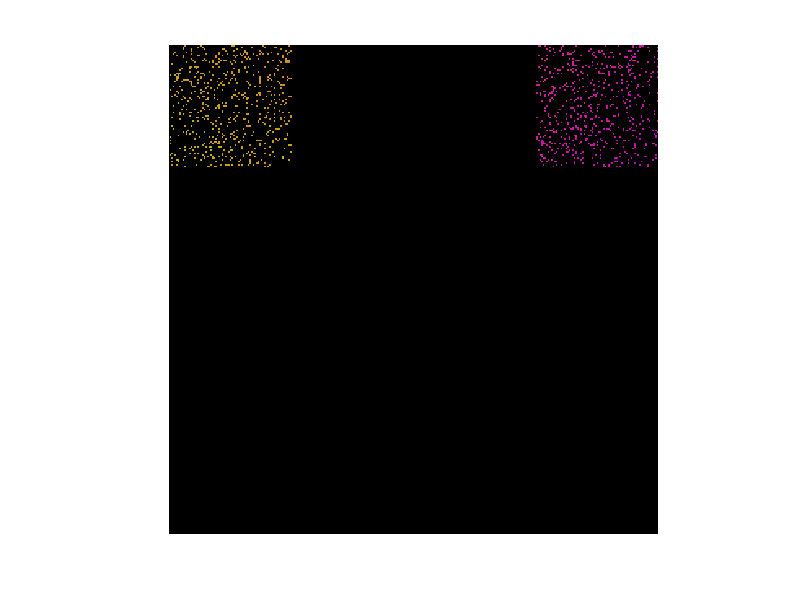

Here is the MATLAB script that generated this plot: (Note: this script raises an error after producing the figure.)
close all
clear
clc

%========================Good Presets==============================
% numAgents = 500;
% mapSize = 100;
% sensingRadius = 8;
% neighborToGoalForceRatio = 0.072;
%spawnType = 'RandomSpawn';
%===================================================================
% numAgents = 500;
% mapSize = 100;
% sensingRadius = 10;
% neighborToGoalForceRatio = 0.01;
% spawnType = 'OpposingCoordinatedSpawn';
%==================================================================
%numAgents = 300;
%mapSize = 156;
%sensingRadius = 20;
%neighborToGoalForceRatio = 0.4;
%movePerStepFraction = 8/10;
%spawnType = 'OpposingCoordinatedSpawn';
%==================================================================

numAgents = 1200; %number of agents
mapSize = 300; %x and y dimension of map
sensingRadius = 10; %Radius of sensing range for each agent (square sensing range)
neighborToGoalForceRatio = 0.8; %Ratio of the force from the goal point to the force exerted by one agent of the same color
movePerStepFraction = 8/10;

environment = zeros(mapSize, mapSize, 6); %X, Y for RGB and "contains agent" and GoalX,GoalY
imageResize = 10; %Makes the plot bigger

%spawnType = 'RandomSpawn';
%spawnType = 'CoordinatedSpawn';
spawnType = 'OpposingCoordinatedSpawn';

switch spawnType
    case 'RandomSpawn'
        %Place agents randomly on the map
        for i = 1:numAgents
            new = false;
            while not(new)
                randx = randi(mapSize);
                randy = randi(mapSize);
                if environment(randx,randy,4) == 0
                    new = true;
                end
            end
            environment(randx,randy,4) = 1; %The row coordinate is x, the column coordinate is y
        end
        
        %Set the goal positions of each agent to a random point on the map
        environment(:,:,5:6) = randi(mapSize,[mapSize,mapSize,2]) .* environment(:,:,4);
    case 'CoordinatedSpawn'
      %Place agents in the top left corner of the map
        for i = 1:numAgents
            new = false;
            while not(new)
                randx = randi(round(mapSize/4));
                randy = randi(round(mapSize/4));
                if environment(randx,randy,4) == 0
                    new = true;
                end
            end
            environment(randx,randy,4) = 1; %The row coordinate is x, the column coordinate is y
        end
        
        %Set the goal positions of each agent to a random point on the map
        environment(:,:,5:6) = randi(mapSize/2,[mapSize,mapSize,2]) .* environment(:,:,4); 
        environment(:,:,5:6) = environment(:,:,5:6) + mapSize/2;
    case 'OpposingCoordinatedSpawn'
        for i = 1:numAgents
            new = false;
            while not(new)
                randx = randi(round(mapSize/4));
                randy = randi(round(mapSize/4));
                if mod(i,2) == 0
                   randy = randy + mapSize*3/4; 
                   environment(randx,randy,5:6) = randi(round(mapSize/4),[1,1,2]); 
                   environment(randx,randy,5) = environment(randx,randy,5) + mapSize*3/4;
                else
                   environment(randx,randy,5:6) = randi(round(mapSize/4),[1,1,2]); 
                   environment(randx,randy,5:6) = environment(randx,randy,5:6) + mapSize*3/4;
                end
                if environment(randx,randy,4) == 0
                    new = true;
                end
            end
            environment(randx,randy,4) = 1; %The row coordinate is x, the column coordinate is y
        end
end

%Create matrix of indexes
IndexMat = zeros(mapSize, mapSize, 2); 
yIndex = 1:mapSize;
xIndex = (1:mapSize)';
for i = 1:mapSize
   IndexMat(:,i,1) = xIndex;
   IndexMat(i,:,2) = yIndex;
end

%Find unit vector to goal
unitToGoal = (environment(:,:,5:6) - IndexMat)./vecnorm(environment(:,:,5:6) - IndexMat,2,3);

%Find angle of unit vector to goal relative to x-axis
theta = mod(atan2(unitToGoal(:,:,2),unitToGoal(:,:,1)),2*pi);

%Set the color of each agent depending on their theta angle
environment(:,:,1) = ((theta < pi).*(255-theta*255/pi)) + ((theta >= pi).*(theta-pi)*255/pi);
environment(:,:,2) = (and(theta <= 5/3*pi,theta >= 2/3*pi).*(255-(theta-2/3*pi)*255/pi)) + ...
    ((theta > 5/3*pi).*(theta-5/3*pi)*255/pi) + ((theta < 2/3*pi).*((theta+1/3*pi)*255/pi));
environment(:,:,3) = (and(theta <= 4/3*pi,theta >= 1/3*pi).*(theta-1/3*pi)*255/pi) + ...
    ((theta < 1/3*pi).*(255-(theta+2/3*pi)*255/pi)) + ((theta > 4/3*pi).*(255-(theta-4/3*pi)*255/pi));

%Find the sum of the colors of each agent for normalization reasons
colorSum = environment(:,:,1) + environment(:,:,2) + environment(:,:,3);

%display the image showing locations and colors of every agent
imshow(floor(environment(:,:,1:3))./colorSum*1.5.*environment(:,:,4));

%===========================Main Loop==========================%
for t = 1:3000
    tic
    %find number of agents who have reached their goal points
    numAtGoal = sum(sum(vecnorm(environment(:,:,5:6) - IndexMat,2,3) == 0));
    %erase agents who have reached their goal points
    environment(:,:,:) = environment(:,:,:) .* (vecnorm(environment(:,:,5:6) - IndexMat,2,3) ~= 0);
    
    %spawn a new agent for each one that was erased
    for i = 1:numAtGoal
        
        new = false;
        switch spawnType
            case 'RandomSpawn'
                while not(new)
                    randx = randi(mapSize);
                    randy = randi(mapSize);
                    if environment(randx,randy,4) == 0
                        new = true;
                    end
                end
                environment(randx,randy,4) = 1; %The row coordinate is x, the column coordinate is y
                %Set new random goal point
                environment(randx,randy,5:6) = randi(mapSize,size(environment(randx,randy,5:6)));
            case 'CoordinatedSpawn'
                new = false;
                while not(new)
                    randx = randi(mapSize/4);
                    randy = randi(mapSize/4);
                    if environment(randx,randy,4) == 0
                        new = true;
                    end
                end
                environment(randx,randy,4) = 1; %The row coordinate is x, the column coordinate is y
                environment(randx,randy,5:6) = randi(mapSize/2,size(environment(randx,randy,5:6)));
                environment(randx,randy,5:6) = environment(randx,randy,5:6) + mapSize/2;
            case 'OpposingCoordinatedSpawn'
                    new = false;
                    while not(new)
                        randx = randi(mapSize/4);
                        randy = randi(mapSize/4);
                        if mod(i,2) == 0
                            randy = randy + mapSize*3/4;
                            environment(randx,randy,5:6) = randi(mapSize/4,[1,1,2]);
                            environment(randx,randy,5) = environment(randx,randy,5) + mapSize*3/4;
                        else
                            environment(randx,randy,5:6) = randi(mapSize/4,[1,1,2]);
                            environment(randx,randy,5:6) = environment(randx,randy,5:6) + mapSize*3/4;
                        end
                        if environment(randx,randy,4) == 0
                            new = true;
                        end
                    end
                    environment(randx,randy,4) = 1; %The row coordinate is x, the column coordinate is y
        end
    end
   
   %Update unitToGoal
   unitToGoal = (environment(:,:,5:6) - IndexMat)./vecnorm(environment(:,:,5:6) - IndexMat, 2, 3);

   %update theta
   theta = mod(atan2(unitToGoal(:,:,2),unitToGoal(:,:,1)),2*pi);
   
   %move agents
   [environment, theta] = moveAgents_Clump_Mitigating(environment, unitToGoal, sensingRadius, neighborToGoalForceRatio, theta, mapSize, movePerStepFraction);
   
   %Update unitToGoal
   unitToGoal = (environment(:,:,5:6) - IndexMat)./vecnorm(environment(:,:,5:6) - IndexMat, 2, 3);

   %update theta
   theta = mod(atan2(unitToGoal(:,:,2),unitToGoal(:,:,1)),2*pi);
   
   %------------------------------show image----------------------------%
   %Set the color of each agent depending on their theta angle
   environment(:,:,1) = ((theta < pi).*(255-theta*255/pi)) + ((theta >= pi).*(theta-pi)*255/pi);
   environment(:,:,2) = (and(theta <= 5/3*pi,theta >= 2/3*pi).*(255-(theta-2/3*pi)*255/pi)) + ...
       ((theta > 5/3*pi).*(theta-5/3*pi)*255/pi) + ((theta < 2/3*pi).*((theta+1/3*pi)*255/pi));
   environment(:,:,3) = (and(theta <= 4/3*pi,theta >= 1/3*pi).*(theta-1/3*pi)*255/pi) + ...
       ((theta < 1/3*pi).*(255-(theta+2/3*pi)*255/pi)) + ((theta > 4/3*pi).*(255-(theta-4/3*pi)*255/pi));
   
   %Find the sum of the colors of each agent for normalization reasons
   colorSum = environment(:,:,1) + environment(:,:,2) + environment(:,:,3);
   
   %display the image showing locations and colors of every agent
   img = floor(environment(:,:,1:3))./colorSum*1.5.*environment(:,:,4);
   img = imresize(img, imageResize);
   imshow(img);
   %--------------------------------------------------------------------%
   disp(toc)
   
   F(t) = getframe;
end

video = VideoWriter('Crossing_Streams', 'MPEG-4');
open(video);
writeVideo(video, F);
close(video)













